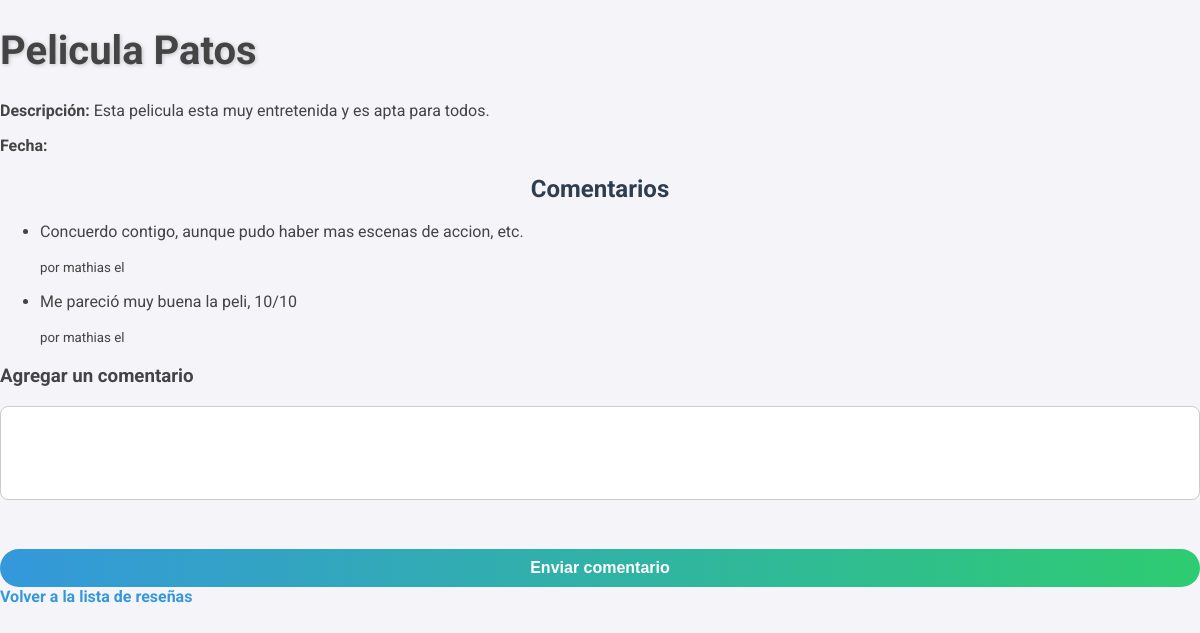
Before: /reseña/3/ with the older database file.
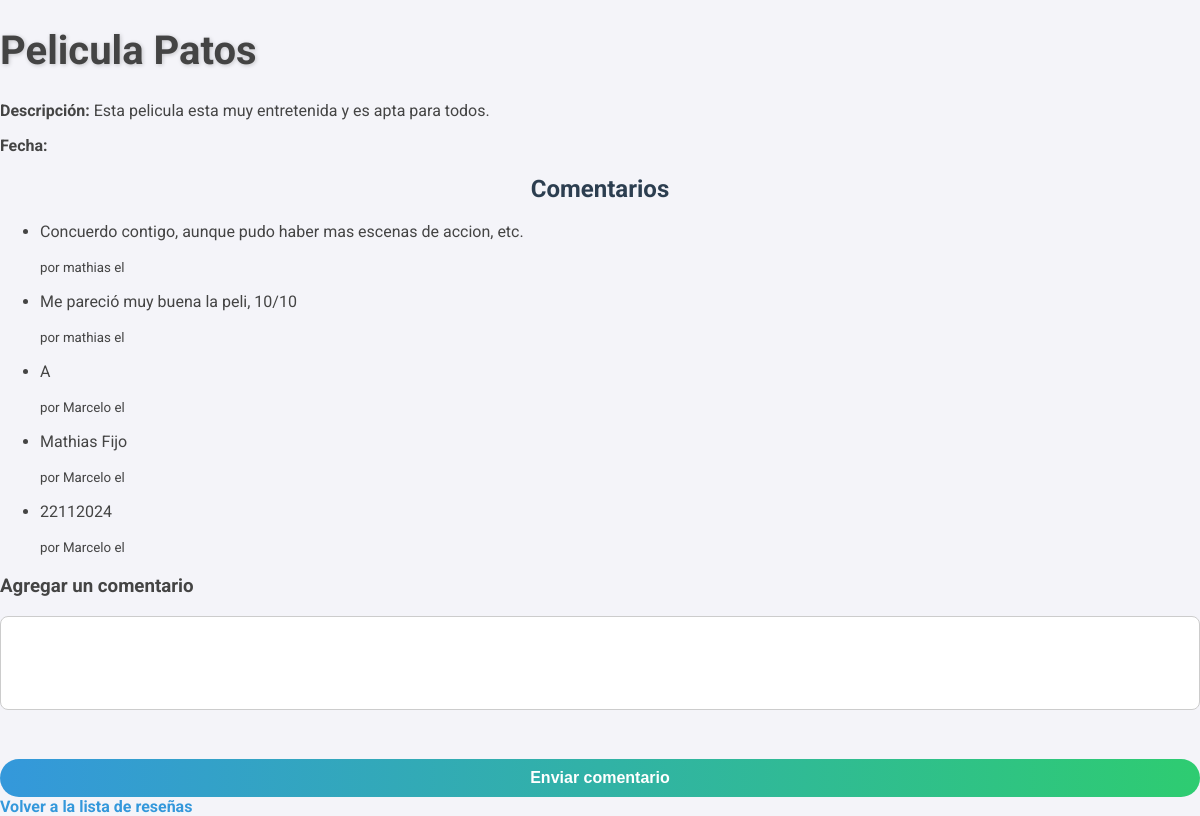
After: the same page with the newer database file.
### comentarios/models.py (models this page shows, shortened)
class Reseña(models.Model):
    titulo = models.CharField(max_length=100)
    descripcion = models.TextField()
    autor = models.ForeignKey(User, on_delete=models.CASCADE)
    imagen = models.ImageField(upload_to='imagenes_reseñas/', null=True, blank=True)  # Aquí agregamos el campo imagen

class Comentario(models.Model):
    reseña = models.ForeignKey('Reseña', on_delete=models.CASCADE, related_name='comentarios')
    autor = models.ForeignKey(User, on_delete=models.CASCADE)  # Este campo debería existir
    texto = models.TextField()
    fecha_creacion = models.DateTimeField(auto_now_add=True)

### comentarios/views.py (called while the page is built)
def detalle_reseña(request, reseña_id):
    reseña = get_object_or_404(Reseña, pk=reseña_id)
    comentarios = reseña.comentarios.all()
    return render(request, 'comentarios/detalle_reseña.html',{'reseña': reseña, 'comentarios': comentarios})

### comentarios/templates/comentarios/detalle_reseña.html (shortened to what this page needs)
<!DOCTYPE html>
<html lang="es">
<head>
    {% load static %}
    <link rel="stylesheet" href="{% static 'css/estilos.css' %}">
</head>
<body>
    <h1>{{ reseña.titulo }}</h1>
    <p><strong>Descripción:</strong> {{ reseña.descripcion }}</p>
    <p><strong>Fecha:</strong> {{ reseña.fecha_creacion }}</p>
    <h2>Comentarios</h2>
    {% if comentarios %}
        <ul>
            {% for comentario in comentarios %}
                <li>
                    <p>{{ comentario.texto }}</p>
                    <small>por {{ comentario.autor }} el {{ comentario.fecha }}</small>
                </li>
            {% endfor %}
        </ul>
    {% else %}
        <p>No hay comentarios.</p>
    {% endif %}
    <h3>Agregar un comentario</h3>
    <form action="{% url 'agregar_comentario' reseña.id %}" method="post">
        <textarea name="texto" rows="4" cols="50" required></textarea><br>
        <button type="submit">Enviar comentario</button>
    </form>
    <a href="{% url 'lista_reseñas' %}">Volver a la lista de reseñas</a>
</body>
</html>

### static/css/estilos.css (style rules this page uses)
body { font-family: 'Roboto', Arial, sans-serif; background-color: #f4f4f9; margin: 0; padding: 0; color: #444; }
h1 { font-size: 2.5rem; text-shadow: 1px 1px 4px rgba(0, 0, 0, 0.2); }
h2 { color: #2c3e50; text-align: center; }
form { display: flex; flex-direction: column; gap: 15px; }
input, textarea, button { font-size: 1rem; padding: 10px; border: 1px solid #ccc; border-radius: 8px; }
textarea { resize: none; }
button { background: linear-gradient(to right, #3498db, #2ecc71); color: white; font-size: 1rem; font-weight: bold; padding: 10px 20px; border: none; border-radius: 25px; cursor: pointer; transition: transform 0.2s ease-in-out, background 0.3s; }
a { color: #3498db; text-decoration: none; font-weight: bold; }

Changed rows visible on the page:
added Comentario: texto "A", autor "Marcelo"
added Comentario: texto "Mathias Fijo", autor "Marcelo"
added Comentario: texto "22112024", autor "Marcelo"
